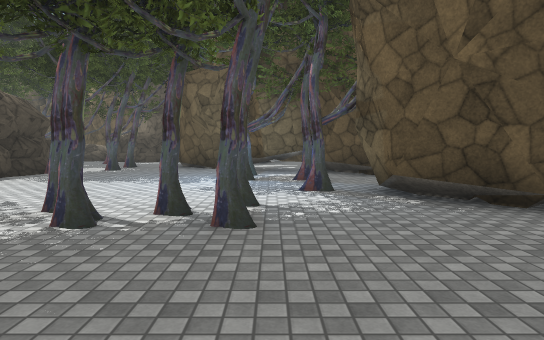
[1] (above)

23 first-person views from a walk through a scene from a Unity 3-D project. The camera is 1.4 m above the floor, tilts 4° down and sees 75° across. The floor is counted in squares, 2 m on a side. Each view is taken from the middle of a square. On the plan, view 1 faces up. The plan holds only what a view shows up to about 11 squares ahead; the rest is blank. The place goes on beyond the plan. The player character is not drawn. Some surface patterns are stand-ins.

[2]
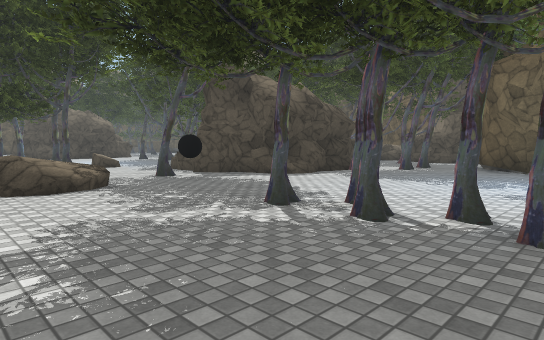

[3]
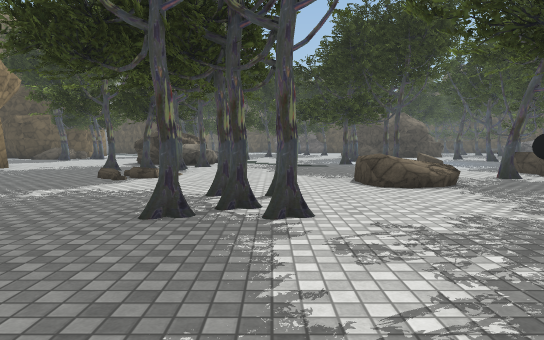

[4]
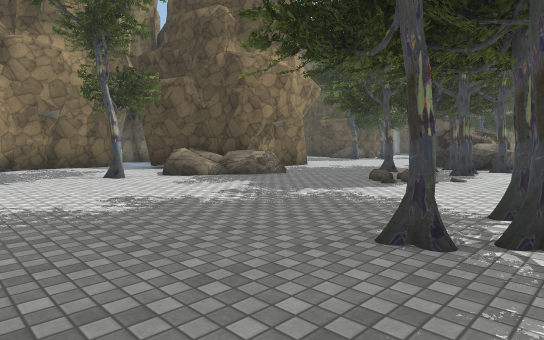

[5]
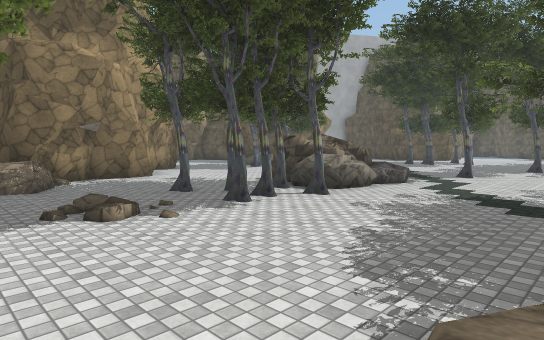

[6]
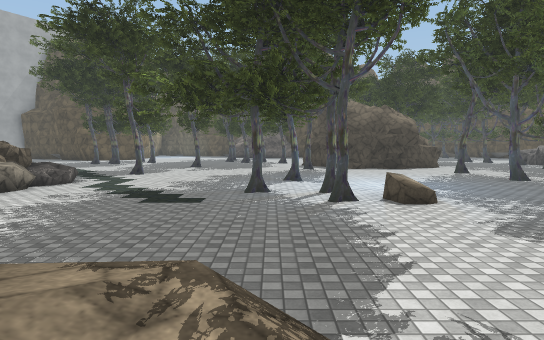

[7]
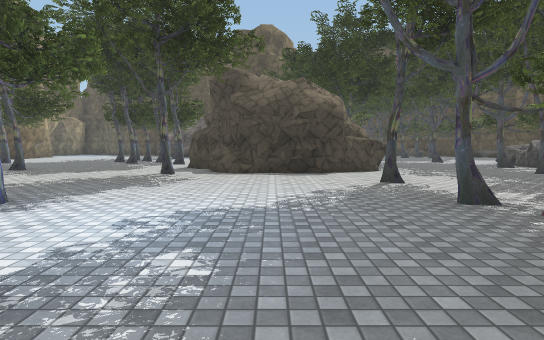

[8]
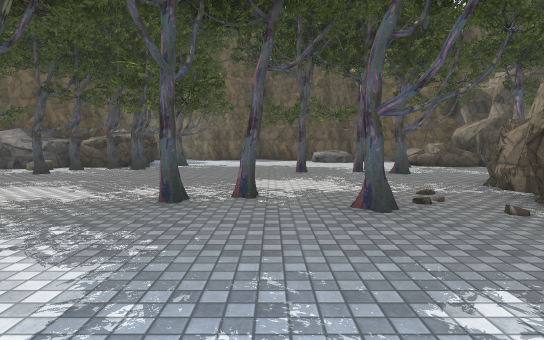

[9]
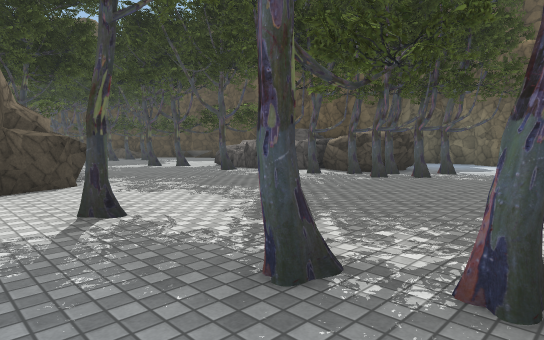

[10]
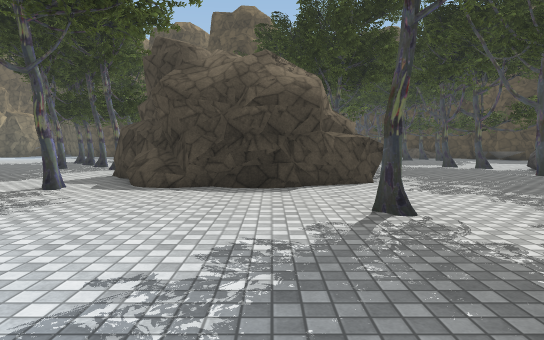

[11]
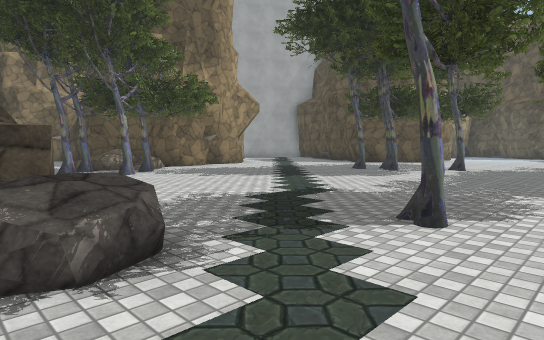

[12]
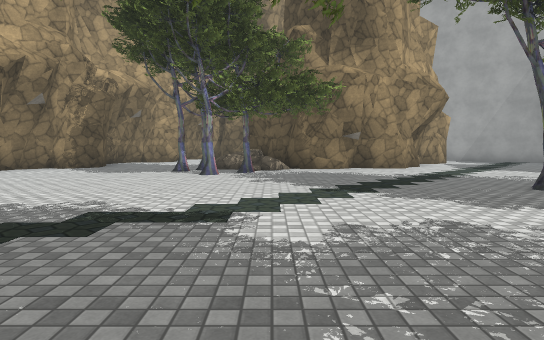

[13]
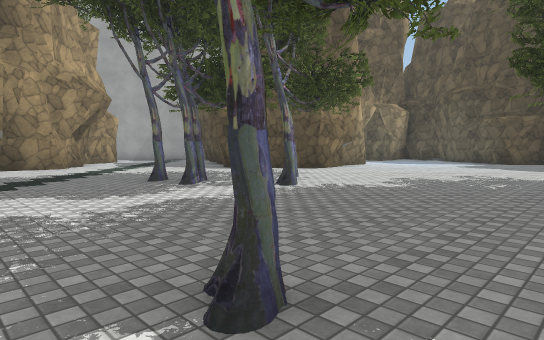

[14]
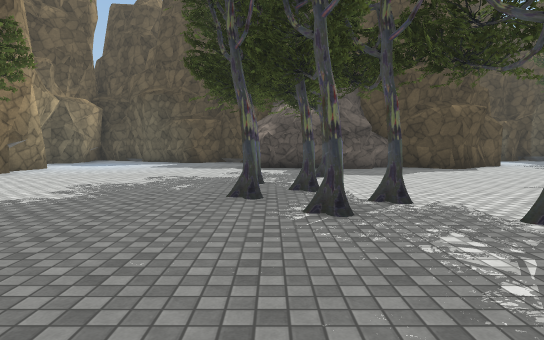

[15]
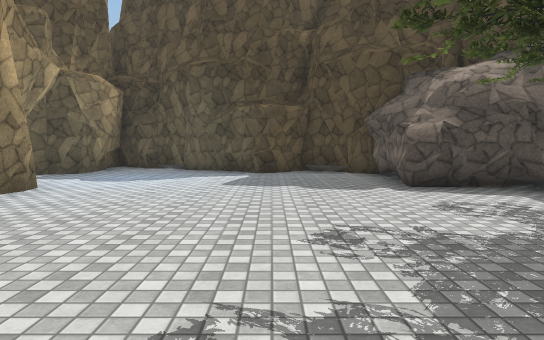

[16]
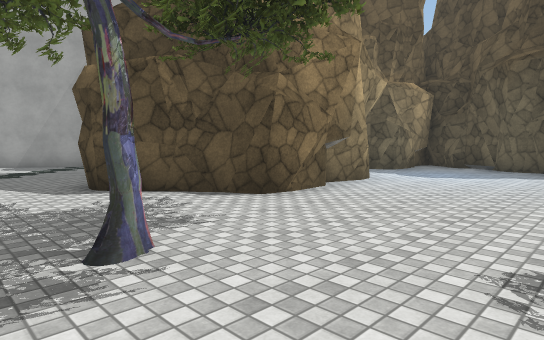

[17]
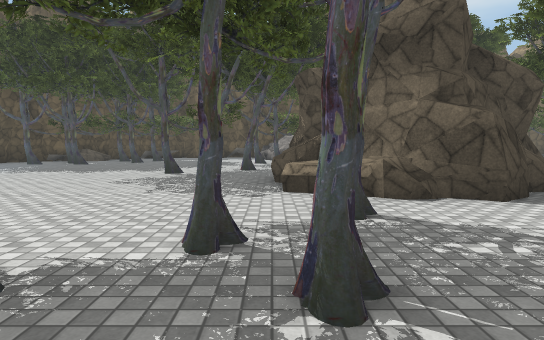

[18]
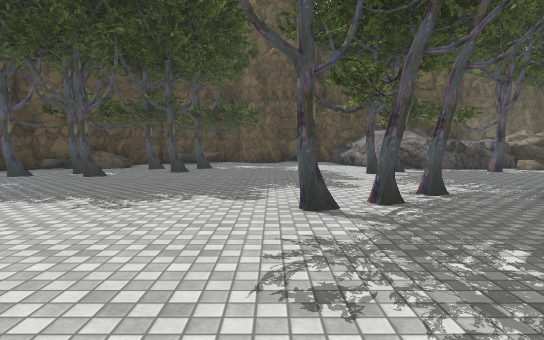

[19]
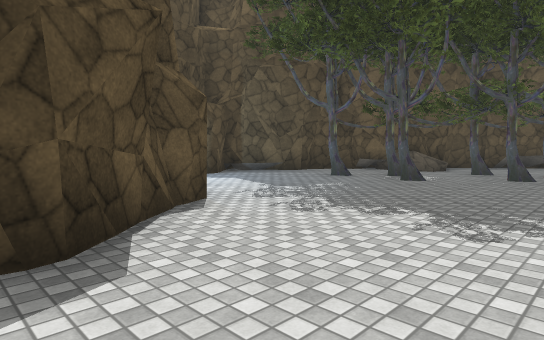

[20]
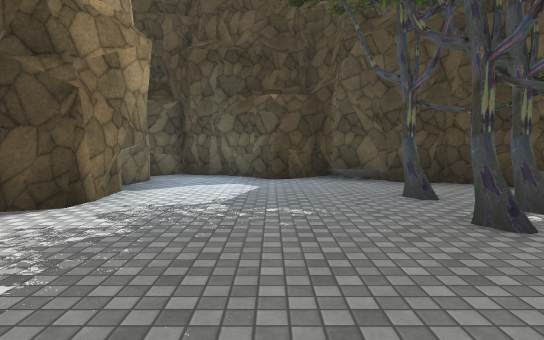

[21]
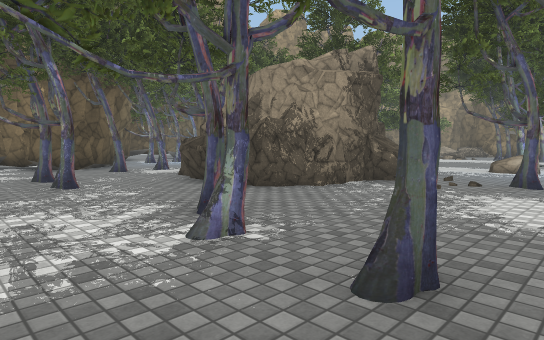

[22]
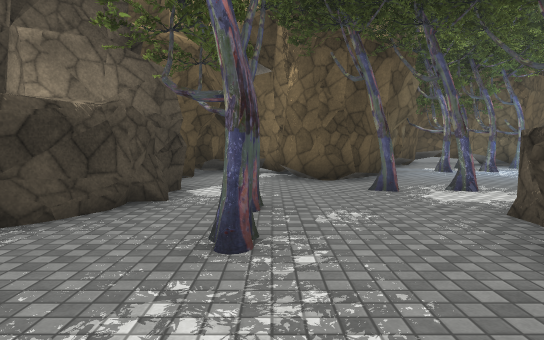

[23]
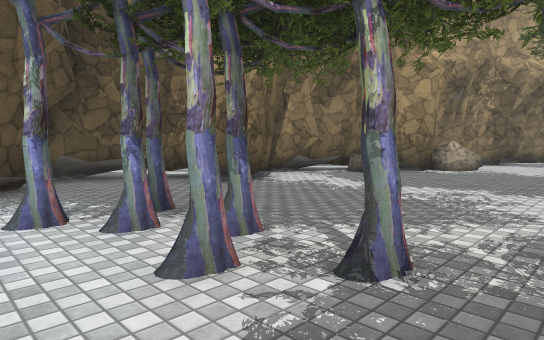

### Floor plan
Key: @ floor where view 1 was taken; # wall or solid block; x gap in a wall; . floor; / step, stairs or slope; = window, fence, low wall or low ledge; ^ raised ledge; T tree; R rock; O other object.
Columns run from 37 left of view 1 to 4 right of it. Each row starts with its distance up from view 1.
 15    ##. T.. ..T#T##TTT......T  #######
 14  ###.T........#..TRT..........x.....#
 13  #..T.T.....T..T.T......TTT...TT....#
 12 ##.T.T............................###
 11 #...........................##...T.##
 10 #..........................####..T..#^##
  9 #..........T.  ##.....#T...#  ##T...x..#
  8 ..........T..   #..T..T.T.R#   #....T..#
  7 #####........#  ##.........#  ##....T.T
  6     ##......^#  ##.........=O###......T
  5      #.......#####................... .#
  4      #.......^##.........R....TO...TTT.###
  3      #.......T ..T....T.TT........TT#T...#
  2      ##.....T........ ..T..... /........##
  1      ##. .T.T.................R/.......##
  0   ####...T#T.........................@.#
 -1  ##...... ......T...............TT.....#
 -2  #..................T...........TT.....#
 -3  ##...................R.RT  ..........R#
 -4  ##.........T.........RRRTTT.R.......###
 -5 ##.........T.. ........RR#TT.........#
 -6 #............T.........R#...........RR
 -7 #....#####....T.............../......
 -8 ###..    #...................R //...
 -9   ##     ##........T.......## # RT..
-10           .........T......## R#/....
-11           ........RRT....##   ##....
-12          .....####   ...##      ...#
-13          ...                    ####

Where each view was taken, in squares from view 1:
view 1: 0 up, 0 right, facing up
view 2: 0 up, 0 right, facing up-left
view 3: 1 down, 0 right, facing left
view 4: 1 down, 1 left, facing down-left
view 5: 1 up, 6 left, facing down-left
view 6: 2 up, 6 left, facing left
view 7: 6 up, 11 left, facing left
view 8: 4 up, 14 left, facing up
view 9: 7 up, 14 left, facing up-left
view 10: 7 up, 14 left, facing left
view 11: 1 down, 14 left, facing down-left
view 12: 1 down, 19 left, facing down
view 13: 0 up, 20 left, facing down-left
view 14: 0 up, 21 left, facing left
view 15: 3 down, 26 left, facing left
view 16: 3 down, 25 left, facing down-left
view 17: 1 down, 25 left, facing up
view 18: 4 up, 28 left, facing up
view 19: 5 up, 29 left, facing up-left
view 20: 10 up, 29 left, facing left
view 21: 15 up, 14 left, facing down-right
view 22: 13 up, 10 left, facing right
view 23: 5 up, 4 left, facing down-right
